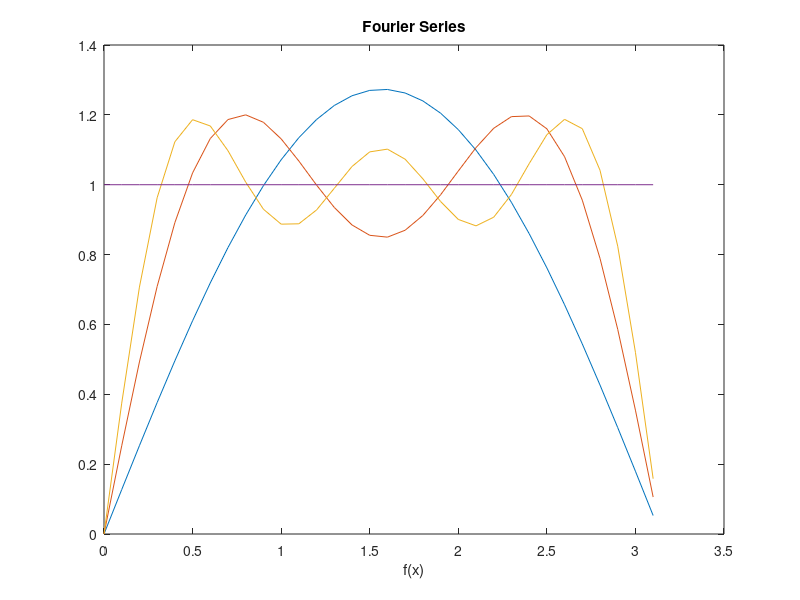

The MATLAB script that drew this image: (Note: this script raises an error after producing the figure.)
t=0:0.1:pi;
y1=(4/pi)*sin(t);
y3=(4/pi)*sin(t)+(4/(3*pi))*sin(3*t);
y5=(4/pi)*sin(t)+(4/(3*pi))*sin(3*t)+(4/(5*pi))*sin(5*t);
plot(t,y1,t,y3,t,y5),hold on;
x=square(t);
plot(x,t),hold off;
plot(t,x),hold off;
plot(t,y1,t,y3,t,y5,t,x)
title('Fourier Series')
xlabel('f(x)')
legen('n=1','n=2','n=3','f(x)')